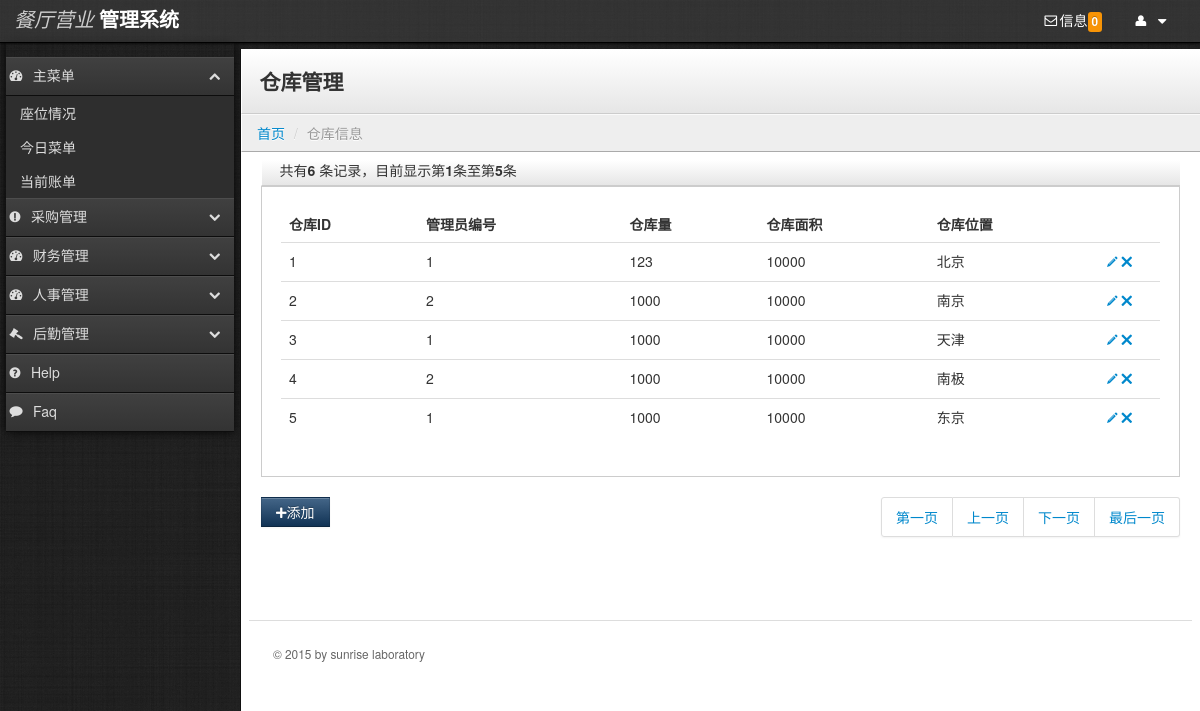
The app's page /newRes/repertoryinfo.php, older data.
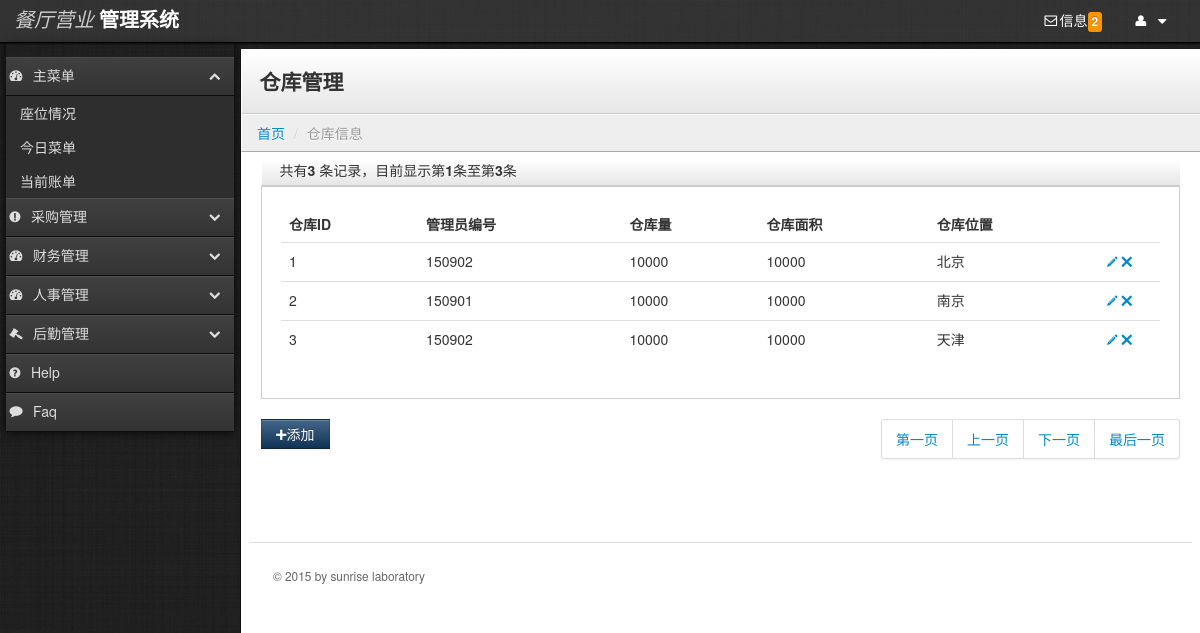
The same page, newer data.
### tables this page shows
CREATE TABLE `repertory` (
  `repertoryID` bigint(20) NOT NULL,
  `capacity` float default NULL,
  `area` float default NULL,
  `position` varchar(100) NOT NULL,
  `staffID` bigint(20) default NULL,
  PRIMARY KEY  (`repertoryID`),
  KEY `FK_Reference_12` (`staffID`),
  CONSTRAINT `FK_Reference_12` FOREIGN KEY (`staffID`) REFERENCES `staff` (`staffID`)
);

### newRes/repertoryinfo.php (the view, shortened to what the changed rows need)
<?php include('boot.php');?>
<?php require_once('conn/conn.php');
if($_GET["id"]!="")
{
	$id=$_GET["id"];
	$deleteSQL="delete from repertory where repertoryID='".$id."'";
	$sql=mysql_query($deleteSQL,$conn) or die(mysql_error());
  $deleteSQL1="delete from ingredientrepertory where repertoryID=$id";
  mysql_query($deleteSQL1,$conn) or die(mysql_error());
	echo "<script>window.location.href='repertoryinfo.php';</script>";
}
else
{
	$currentPage = "repertoryinfo.php";
	$maxRows = 5;
	$pageNum = 0;
	$startRow = $pageNum * $maxRows;
	$query = "select * from repertory";
	$query_limit = sprintf("%s limit %d, %d", $query, $startRow, $maxRows);
	$sql = mysql_query($query_limit, $conn) or die(mysql_error());
	$row = mysql_fetch_assoc($sql);
	if (isset($_GET['totalRows'])) {
	  $totalRows_rs1 = $_GET['totalRows'];
	} else {
	  $all = mysql_query($query);
	  $totalRows = mysql_num_rows($all);
	}
	$totalPages = ceil($totalRows/$maxRows)-1;
}
?>
    <div class="content">
        <div class="header">
            <h1 class="page-title">仓库管理</h1>
        </div>
        <div class="container-fluid">
            <div class="row-fluid">
<div class="header">
	<label>共有<strong><?php echo $totalRows ?></strong> 条记录，目前显示第<strong><?php echo ($startRow + 1) ?></strong>条至第<strong><?php echo min($startRow + $maxRows, $totalRows) ?></strong>条
    </label>
</div>
<div class="well">
    <table class="table">
      <thead>
        <tr>
          <th>仓库ID</th>
          <th>管理员编号</th>
          <th>仓库量</th>
          <th>仓库面积</th>
          <th>仓库位置</th>
          <th style="width: 45px;"></th>
        </tr>
      </thead>
      <tbody>
       <?php
	  		do {
			?>
          <?php if ($totalRows > 0) {  ?>
        <tr>
          <td><?php echo $row['repertoryID'];?></td>
          <td><?php echo $row['staffID'];?></td>
          <td><?php echo $row['capacity'];?></td>
          <td><?php echo $row['area'];?></td>
          <td><?php echo $row['position'];?></td>
          <td>
              <a href="modify_repertoryinfo.php?id=<?php echo $row['repertoryID'];?>"><i class="icon-pencil"></i></a>
              <a href="#myModal" role="button" data-toggle="modal"><i id="<?php echo $row['repertoryID'];?>" onClick="PassID(this)" class="icon-remove"></i></a>
          </td>
        </tr>
		   <?php }  ?>
<?php } while ($row = mysql_fetch_assoc($sql)); ?>
      </tbody>
    </table>
</div>
        <li><a href="<?php printf("%s?pageNum=%d", $currentPage, 0); ?>">第一页</a></li>
        <li><a href="<?php printf("%s?pageNum=%d", $currentPage, max(0, $pageNum - 1)); ?>">上一页</a></li>
        <li><a href="<?php printf("%s?pageNum=%d", $currentPage, min($totalPages, $pageNum + 1)); ?>">下一页</a></li>
        <li><a href="<?php printf("%s?pageNum=%d", $currentPage, $totalPages); ?>">最后一页</a></li>
            </div>
        </div>
    </div>
  </body>
</html>

### newRes/boot.php (shortened to what the changed rows need)
<?php
include_once('conn/conn.php');
$selectDealTFNum=mysql_query("select count(*) as count from bill where dealTF  is null; ",$conn);
$arrayDealTFNum=mysql_fetch_array($selectDealTFNum);
?>
<!DOCTYPE html>
<html lang="en">
  <head>
    <link rel="stylesheet" type="text/css" href="lib/bootstrap/css/bootstrap.css">
    <link rel="stylesheet" type="text/css" href="stylesheets/theme.css">
    <link rel="stylesheet" href="lib/font-awesome/css/font-awesome.css">
  </head>
  <body class="">
    <div class="navbar">
        <div class="navbar-inner">
                <ul class="nav pull-right">
                    <li><a href="bill.php" title="您有账单待处理！" role="button"><i class="icon-envelope"></i>信息</span><span id ="remindNum"class="label label-warning"><?php echo $arrayDealTFNum['count'];?></span></a></i>
                </ul>
        </div>
    </div>

Row changes from the older to the newer data that the page shows:
removed repertory: repertoryID "4", staffID "2", capacity "1000", area "10000", position "南极"
removed repertory: repertoryID "5", staffID "1", capacity "1000", area "10000", position "东京"
changed repertory "北京": staffID "1" → "150902"; capacity "123" → "10000"
changed repertory "南京": staffID "2" → "150901"; capacity "1000" → "10000"
changed repertory "天津": staffID "1" → "150902"; capacity "1000" → "10000"
Text that changed along with them:
$arrayDealTFNum['count']: "0" → "2"
$totalRows: "6" → "3"
min($startRow + $maxRows, $totalRows): "5" → "3"
